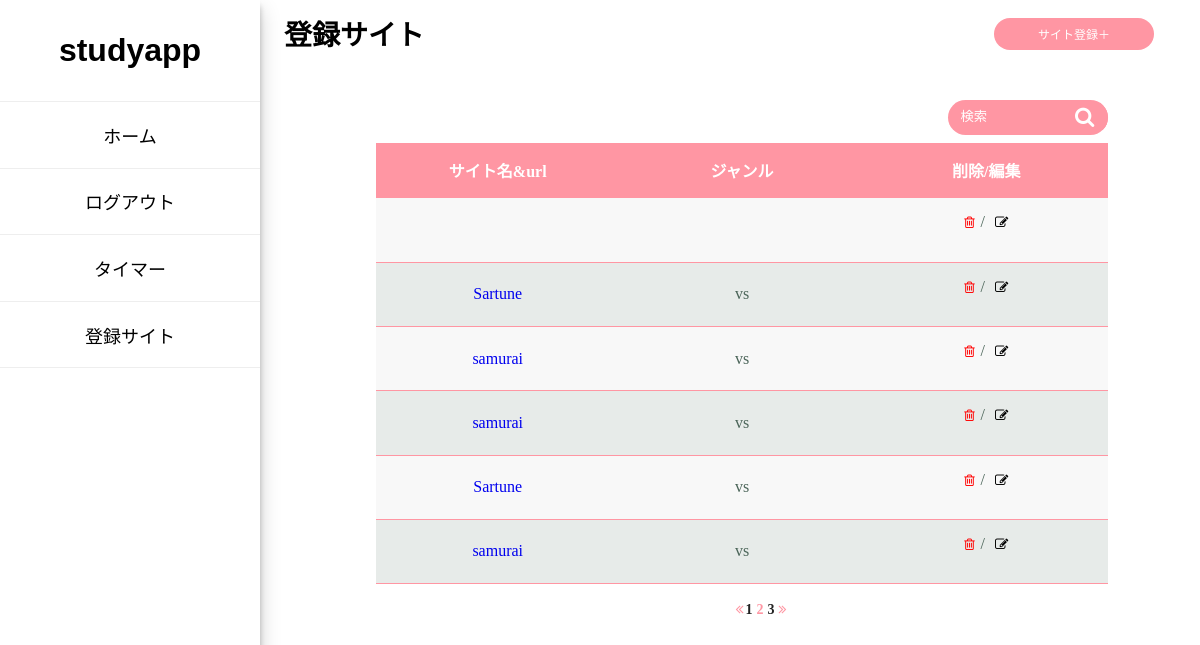
Screenshot of /registsite/?page=2 (signed in) with the database file from the repository.
### content/models.py (models this page shows)
class Registsite(models.Model):
  auth=models.ForeignKey(Userdata,on_delete=models.CASCADE,null=True)
  title=models.CharField(verbose_name="サイト名",max_length=30)
  category=models.CharField(verbose_name="分類",max_length=30)
  url=models.URLField()
  regist_date=models.DateTimeField(default=timezone.now)

### content/views.py (the view)
# urls.py: path('registsite/',views.registsite,name='registsite'),
def registsite(request):
  some_object = Registsite.objects.filter(auth=request.user)
  pages = some_object.order_by('-regist_date')
  paginator = Paginator(pages,6)
  page = request.GET.get('page',1)
  try:
    pages =paginator.page(page)
  except PageNotAnInteger:
    pages = paginator.page(1)
  except EmptyPage:
    pages = paginator.page(1)
  return render(request,'content/RegistSite.html',{'pages': pages})

### content/templates/content/RegistSite.html (shortened to what this page needs)
<head>
  <link href="https://stackpath.bootstrapcdn.com/font-awesome/4.7.0/css/font-awesome.min.css" rel="stylesheet">
  <link rel="stylesheet" href="./../../static/css/search.css">
  <link rel="stylesheet" href="./../../static/css/base.css">
  <link rel="stylesheet" href="./../../static/css/registe-site.css">
  <link rel="stylesheet" href="./../../static/css/pagenate.css">
</head>
{% extends 'content/base.html' %}
{% block content %}
<div class="register-name"><span>登録サイト</span></div>
<div class="button-addstudylog-location">
  <a href="{% url 'studyapp:registform' %}" class="button-addstudylog">サイト登録＋</a>
</div>
<div class="registe-site-location">
  <div class="registe-site-style">
    <form method="GET" action="{% url 'studyapp:registsite_search' %}" class="search_container">
      <input type="text" size="25" name="search" value="{{request.GET.search}}" placeholder="検索">
      <input type="submit" value="&#xf002">
    </form>
    <table id="registe-site-table">
      <tr>
        <th>サイト名&url</th>
        <th>ジャンル</th>
        <th>削除/編集</th>
      </tr>
      {% for page in pages %}
      <tr>
        <td><a href="{{page.url}}" class="post_usersite_title">{{page.title}}</a></td>
        <td>{{page.category}}</td>
        <td>
          <form action="{% url 'studyapp:delete_site' page.id %}" method="POST" class="delete_usrsite_form">
            <button  class="delete_site_button" type="submit" onclick="return confirm('本当に削除しますか？');">
              <i class="fa fa-trash-o" style="color:red;"></i>
            </button>
          </form>/
          <button class="edit_site_button" type="submit" >
            <a href="{% url 'studyapp:edit_site' page.id %}" style="color: black;">
              <i class="fa fa-edit"></i>
            </a>
          </button>
        </td>
      </tr>
      {% endfor %}
    </table>
    {% if pages.has_other_pages %}
      <nav aria-label="Page navigation example">
        <ul class="pagination">
          {% if pages.has_previous %}
            <li>
              <a class="page-link text-primary d-inline-block active"
                href="?page={{pages.previous_page_number}}{% if request.GET.search %}&search={{ request.GET.search}}{% endif %}"
                style="padding:0px; margin:0px">
                <i class="fa fa-angle-double-left"></i>
              </a>
            </li>
          {% else %}
            <li class="disabled">
              <i class="fa fa-angle-double-left"></i>
            </li>
          {% endif %}
          {% if pages.has_previous %}
            <li class="disabled">
              <a class="page-link text-secondary d-inline-block disabled"
                href="?page={{ pages.previous_page_number }}{% if request.GET.search %}&search={{ request.GET.search}}{% endif %}">
                {{pages.previous_page_number}}
              </a>
            </li>
          {% endif %}
          <li class="disabled">
            <a class="page-link text-secondary d-inline-block disabled current" href="#">{{pages.number}}</a>
          </li>
          {% if pages.has_next %}
            <li>
              <a class="page-link text-secondary d-inline-block disabled"
                href="?page={{ pages.next_page_number }}{% if request.GET.search %}&search={{request.GET.search}}{% endif %}">
                {{pages.next_page_number }}
              </a>
            </li>
          {% endif %}
          {% if pages.has_next %}
            <li class="disabled">
              <a class="page-link text-secondary d-inline-block text-muted active" href="?page={{pages.next_page_number}}">
                <i class="fa fa-angle-double-right"></i>
              </a>
            </li>
          {% else %}
            <li class="disabled">
              <i class="fa fa-angle-double-right"></i>
            </li>
          {% endif %}
        </ul>
      </nav>
    {% endif %}
  </div>
</div>
{% endblock %}

### content/templates/content/base.html
<header class="header" role="banner">
  <h1 class="logo">
    <span>STUDYAPP</span>
  </h1>
  <div class="nav-wrap">
    <nav class="main-nav" role="navigation">
      <ul class="unstyled list-hover-slide">
        <li><a href="{% url 'studyapp:home' %}">ホーム</a></li>
        <li><a href="{% url 'studyapp:login'%}">ログアウト</a></li>
        <li><a href="{% url 'studyapp:timer' %}">タイマー</a></li>
        <li><a href="{% url 'studyapp:registsite' %}">登録サイト</a></li>
      </ul>
    </nav>
  </div>
</header>
<body>
  {% block content%}
  {% endblock %}
</body>

### content/static/css/search.css (style rules this page uses)
.search_container { position: relative; box-sizing: border-box; padding: 3px 10px; border-radius: 20px; margin:0 0 8px auto; height: 2.2em; width: 160px; overflow: hidden; background: #ff96a3; }
.search_container input[type="text"] { border: none; height: 2.0em; background: #ff96a3; }
.search_container input[type="submit"] { cursor: pointer; font-family: FontAwesome; font-size: 1.3em; border: none; background: none; color: #fff; position: absolute; height: 2.5em; right: 8px; top: -10px; outline : none; }

### content/static/css/base.css (style rules this page uses)
.unstyled { list-style: none; padding: 0; margin: 0; }
.unstyled a { text-decoration: none; }
.header { position: fixed; left: 0; top: 0; bottom: 0; width: 260px; background: #fff; box-shadow: rgba(0, 0, 0, 0.19) 0px 10px 20px, rgba(0, 0, 0, 0.23) 0px 6px 6px; }
.logo { text-transform: lowercase; font: 300 2em "Source Sans Pro", Helvetica, Arial, sans-serif; text-align: center; padding: 0; margin: 0; }
.logo span { font-weight: 700; transition: .15s linear color; color: #000; display: block; padding: 1em 0; text-decoration: none; transition: .15s linear color; }
.main-nav ul { border-top: solid 1px #eee; }
.main-nav li { border-bottom: solid 1px #eee; }
.main-nav a { padding: 1.1em 0; color: #000; font: 400 1.125em "Source Sans Pro", Helvetica, Arial, sans-serif; text-align: center; text-transform: lowercase; }
.list-hover-slide li { position: relative; overflow: hidden; }
.list-hover-slide a { display: block; position: relative; z-index: 1; transition: .35s ease color; }
.list-hover-slide a:before { content: ''; display: block; z-index: -1; position: absolute; left: -100%; top: 0; width: 100%; height: 100%; background: #ff96a3; transition: .35s ease left; }

### content/static/css/registe-site.css (style rules this page uses)
#registe-site-table th,#registe-site-table td { padding: 15px; }
#registe-site-table tr:nth-child(odd) { background: #E7EBE9; }
#registe-site-table tr:nth-child(even) { background: #F8F8F8; }
#registe-site-table tr:first-child { background: #ff96a3; }
#registe-site-table th { color: #fff; border-bottom: solid 1px #ff96a3; }
#registe-site-table td { color: #4A6458; border-bottom: solid 1px #ff96a3; }
table { border-collapse: collapse; border-spacing: 0; width: 100%; }
table th,table td { text-align: center; width: 25%; padding: 15px 0; }
.delete_usrsite_form { display: inline-block; }
.delete_site_button { border: none; background-color:rgba(0,0,0,0) ; }
.edit_site_button { border: none; background-color:rgba(0,0,0,0) ; }
a { text-decoration: none; }

### content/static/css/pagenate.css (style rules this page uses)
ul { list-style-type: none; }
.pagination { display:flex; justify-content:center; }
.page-link { width:50px; height:50px; margin:2px; text-align:center; font-size:14px; font-weight:bold; text-decoration:none; background:#fff; color:#222; transition:.3s; }
.current, .active { color:#ff96a3; }

### content/templates/content/RegistSite.html (style rules this page uses)
.register-name { position:absolute; left: 284px; }
.button-addstudylog-location { position: absolute; right: 16px; width: 100vw; }
.registe-site-location { position: absolute; top: 100px; left: 284px; width: calc(100% - 284px); }
.register-name { display: inline-block; font-size: 16px; height: 57px; text-align: center; font: normal normal normal 40px/53px Segoe UI; letter-spacing: 0px; color: #000000; opacity: 1; }
.register-name span { font-size: 28px; font-weight: 600; }
.button-addstudylog { position: absolute; top: 10px; right: 30px; width: 160px; height: 32px; padding: 7px 20px; font-size: 12; text-align: center; border-radius: 25px; text-decoration: none; color: #FFF; background-color: #ff96a3; }
.registe-site-style { width: 80%; border: #FFF; margin:auto; }

### rows the page displays
Registsite: title "Sartune", category "vs"
Registsite: title "samurai", category "vs"
Registsite: title "samurai", category "vs"
Registsite: title "Sartune", category "vs"
Registsite: title "samurai", category "vs"

### other values shown
{{ pages.previous_page_number }} "1"
{{ pages.number }} "2"
{{ pages.next_page_number }} "3"
